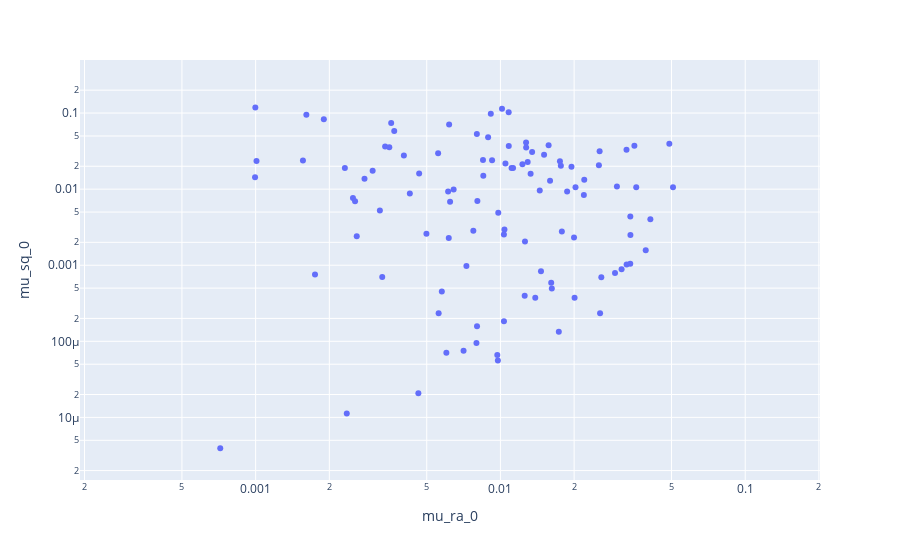

The cell this chart's notebook holds for it:
### Code cell
fig = px.scatter(fp, x='mu_ra_0', y='mu_sq_0', log_x=True, log_y=True)
fig.show()

### Figure 1 — Plotly figure (JSON) as saved in the notebook; plotly's stock layout.template omitted (floating-point values rounded to 4 significant figures; data arrays with more than 128 entries replaced by an {"elided": "..."} marker saying what was removed)
{"data": [{"hovertemplate": "mu_ra_0=%{x}<br>mu_sq_0=%{y}<extra></extra>", "legendgroup": "", "marker": {"color": "#636efa", "symbol": "circle"}, "mode": "markers", "name": "", "orientation": "v", "showlegend": false, "type": "scatter", "x": {"elided": "679 float values"}, "xaxis": "x", "y": {"elided": "679 float values"}, "yaxis": "y"}], "layout": {"legend": {"tracegroupgap": 0}, "margin": {"t": 60}, "xaxis": {"anchor": "y", "domain": [0, 1], "title": {"text": "mu_ra_0"}, "type": "log"}, "yaxis": {"anchor": "x", "domain": [0, 1], "title": {"text": "mu_sq_0"}, "type": "log"}}}
